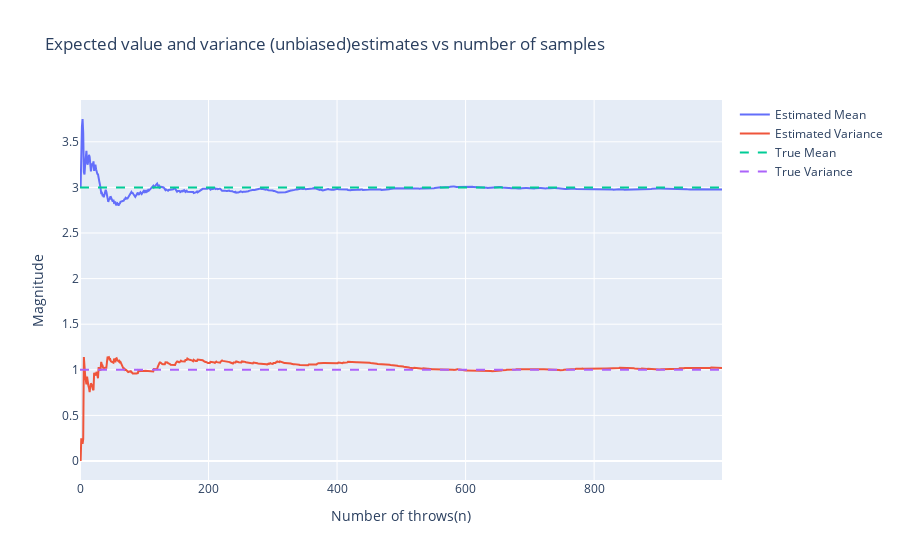

Here is the notebook cell this chart was saved with:
### Code cell
fig = go.Figure()

fig.update_layout(
    title='Expected value and variance (unbiased)estimates vs number of samples',
    xaxis_title='Number of throws(n)',
    yaxis_title='Magnitude',
)
# Adding traces
fig.add_trace(go.Scatter(x=throw_count, y=mean_tracker, name='Estimated Mean'))
fig.add_trace(go.Scatter(x=throw_count, y=var_tracker, name='Estimated Variance'))
fig.add_trace(go.Scatter(x=throw_count, y=true_mean, name='True Mean', line=dict(dash="dash")))
fig.add_trace(go.Scatter(x=throw_count, y=true_var, name='True Variance', line=dict(dash="dash")))

fig.show()

### Figure 1 — Plotly figure (JSON) as saved in the notebook; plotly's stock layout.template omitted (floating-point values rounded to 4 significant figures; data arrays with more than 128 entries replaced by an {"elided": "..."} marker saying what was removed)
{"data": [{"name": "Estimated Mean", "type": "scatter", "x": {"elided": "1001 int values"}, "y": {"elided": "1000 float values"}}, {"name": "Estimated Variance", "type": "scatter", "x": {"elided": "1001 int values"}, "y": {"elided": "1000 float values"}}, {"line": {"dash": "dash"}, "name": "True Mean", "type": "scatter", "x": {"elided": "1001 int values"}, "y": {"elided": "1000 int values"}}, {"line": {"dash": "dash"}, "name": "True Variance", "type": "scatter", "x": {"elided": "1001 int values"}, "y": {"elided": "1000 int values"}}], "layout": {"title": {"text": "Expected value and variance (unbiased)estimates vs number of samples"}, "xaxis": {"title": {"text": "Number of throws(n)"}}, "yaxis": {"title": {"text": "Magnitude"}}}}
